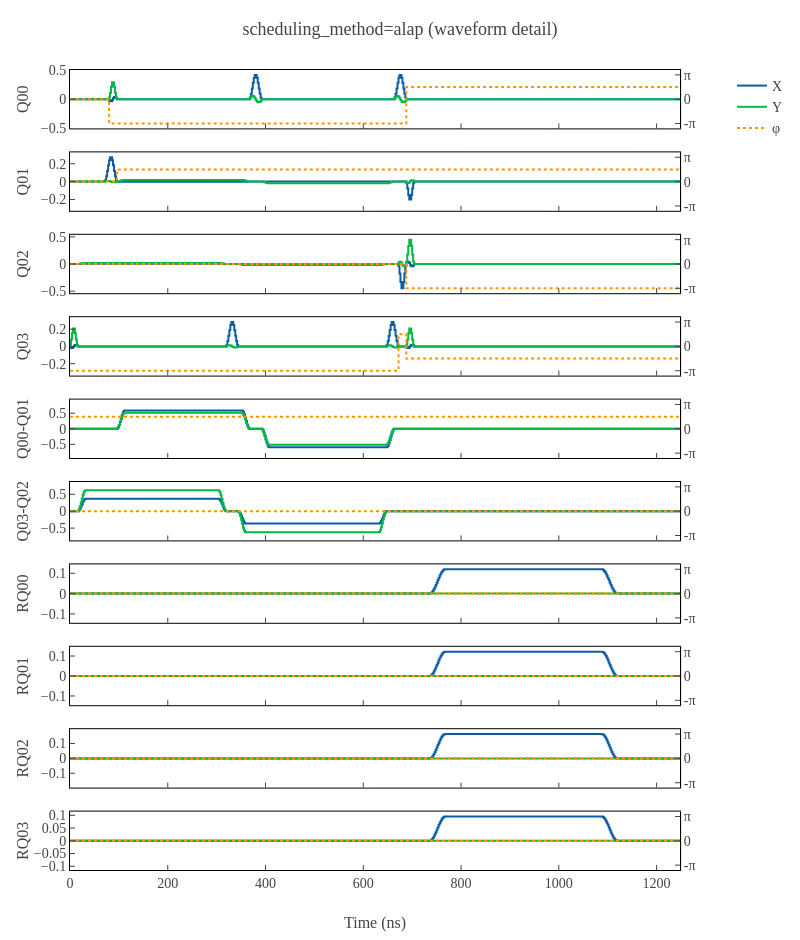

The code cell stored with this chart in its notebook:
### Markdown cell above
### Waveform detail via Qubex

For the actual waveform envelopes (X/Y components and frame phase per
channel), call Qubex's own plot on the schedule — no provider API needed:

### Code cell
schedule_alap.plot(title="scheduling_method=alap (waveform detail)")

### Figure 1 — Plotly figure (JSON) as saved in the notebook; plotly's stock layout.template omitted (floating-point values rounded to 4 significant figures; data arrays with more than 128 entries replaced by an {"elided": "..."} marker saying what was removed)
{"data": [{"line": {"color": "#0C5DA5", "shape": "hv"}, "mode": "lines", "name": "X", "showlegend": true, "type": "scatter", "x": {"elided": "625 float values"}, "xaxis": "x", "y": {"elided": "625 float values"}, "yaxis": "y"}, {"line": {"color": "#00B945", "shape": "hv"}, "mode": "lines", "name": "Y", "showlegend": true, "type": "scatter", "x": {"elided": "625 float values"}, "xaxis": "x", "y": {"elided": "625 float values"}, "yaxis": "y"}, {"line": {"color": "#FF9500", "dash": "dot", "shape": "hv"}, "mode": "lines", "name": "φ", "showlegend": true, "type": "scatter", "x": {"elided": "625 float values"}, "xaxis": "x", "y": {"elided": "625 float values"}, "yaxis": "y2"}, {"line": {"color": "#0C5DA5", "shape": "hv"}, "mode": "lines", "name": "X", "showlegend": false, "type": "scatter", "x": {"elided": "625 float values"}, "xaxis": "x2", "y": {"elided": "625 float values"}, "yaxis": "y3"}, {"line": {"color": "#00B945", "shape": "hv"}, "mode": "lines", "name": "Y", "showlegend": false, "type": "scatter", "x": {"elided": "625 float values"}, "xaxis": "x2", "y": {"elided": "625 float values"}, "yaxis": "y3"}, {"line": {"color": "#FF9500", "dash": "dot", "shape": "hv"}, "mode": "lines", "name": "φ", "showlegend": false, "type": "scatter", "x": {"elided": "625 float values"}, "xaxis": "x2", "y": {"elided": "625 float values"}, "yaxis": "y4"}, {"line": {"color": "#0C5DA5", "shape": "hv"}, "mode": "lines", "name": "X", "showlegend": false, "type": "scatter", "x": {"elided": "625 float values"}, "xaxis": "x3", "y": {"elided": "625 float values"}, "yaxis": "y5"}, {"line": {"color": "#00B945", "shape": "hv"}, "mode": "lines", "name": "Y", "showlegend": false, "type": "scatter", "x": {"elided": "625 float values"}, "xaxis": "x3", "y": {"elided": "625 float values"}, "yaxis": "y5"}, {"line": {"color": "#FF9500", "dash": "dot", "shape": "hv"}, "mode": "lines", "name": "φ", "showlegend": false, "type": "scatter", "x": {"elided": "625 float values"}, "xaxis": "x3", "y": {"elided": "625 float values"}, "yaxis": "y6"}, {"line": {"color": "#0C5DA5", "shape": "hv"}, "mode": "lines", "name": "X", "showlegend": false, "type": "scatter", "x": {"elided": "625 float values"}, "xaxis": "x4", "y": {"elided": "625 float values"}, "yaxis": "y7"}, {"line": {"color": "#00B945", "shape": "hv"}, "mode": "lines", "name": "Y", "showlegend": false, "type": "scatter", "x": {"elided": "625 float values"}, "xaxis": "x4", "y": {"elided": "625 float values"}, "yaxis": "y7"}, {"line": {"color": "#FF9500", "dash": "dot", "shape": "hv"}, "mode": "lines", "name": "φ", "showlegend": false, "type": "scatter", "x": {"elided": "625 float values"}, "xaxis": "x4", "y": {"elided": "625 float values"}, "yaxis": "y8"}, {"line": {"color": "#0C5DA5", "shape": "hv"}, "mode": "lines", "name": "X", "showlegend": false, "type": "scatter", "x": {"elided": "625 float values"}, "xaxis": "x5", "y": {"elided": "625 float values"}, "yaxis": "y9"}, {"line": {"color": "#00B945", "shape": "hv"}, "mode": "lines", "name": "Y", "showlegend": false, "type": "scatter", "x": {"elided": "625 float values"}, "xaxis": "x5", "y": {"elided": "625 float values"}, "yaxis": "y9"}, {"line": {"color": "#FF9500", "dash": "dot", "shape": "hv"}, "mode": "lines", "name": "φ", "showlegend": false, "type": "scatter", "x": {"elided": "625 float values"}, "xaxis": "x5", "y": {"elided": "625 float values"}, "yaxis": "y10"}, {"line": {"color": "#0C5DA5", "shape": "hv"}, "mode": "lines", "name": "X", "showlegend": false, "type": "scatter", "x": {"elided": "625 float values"}, "xaxis": "x6", "y": {"elided": "625 float values"}, "yaxis": "y11"}, {"line": {"color": "#00B945", "shape": "hv"}, "mode": "lines", "name": "Y", "showlegend": false, "type": "scatter", "x": {"elided": "625 float values"}, "xaxis": "x6", "y": {"elided": "625 float values"}, "yaxis": "y11"}, {"line": {"color": "#FF9500", "dash": "dot", "shape": "hv"}, "mode": "lines", "name": "φ", "showlegend": false, "type": "scatter", "x": {"elided": "625 float values"}, "xaxis": "x6", "y": {"elided": "625 float values"}, "yaxis": "y12"}, {"line": {"color": "#0C5DA5", "shape": "hv"}, "mode": "lines", "name": "X", "showlegend": false, "type": "scatter", "x": {"elided": "625 float values"}, "xaxis": "x7", "y": {"elided": "625 float values"}, "yaxis": "y13"}, {"line": {"color": "#00B945", "shape": "hv"}, "mode": "lines", "name": "Y", "showlegend": false, "type": "scatter", "x": {"elided": "625 float values"}, "xaxis": "x7", "y": {"elided": "625 float values"}, "yaxis": "y13"}, {"line": {"color": "#FF9500", "dash": "dot", "shape": "hv"}, "mode": "lines", "name": "φ", "showlegend": false, "type": "scatter", "x": {"elided": "625 float values"}, "xaxis": "x7", "y": {"elided": "625 float values"}, "yaxis": "y14"}, {"line": {"color": "#0C5DA5", "shape": "hv"}, "mode": "lines", "name": "X", "showlegend": false, "type": "scatter", "x": {"elided": "625 float values"}, "xaxis": "x8", "y": {"elided": "625 float values"}, "yaxis": "y15"}, {"line": {"color": "#00B945", "shape": "hv"}, "mode": "lines", "name": "Y", "showlegend": false, "type": "scatter", "x": {"elided": "625 float values"}, "xaxis": "x8", "y": {"elided": "625 float values"}, "yaxis": "y15"}, {"line": {"color": "#FF9500", "dash": "dot", "shape": "hv"}, "mode": "lines", "name": "φ", "showlegend": false, "type": "scatter", "x": {"elided": "625 float values"}, "xaxis": "x8", "y": {"elided": "625 float values"}, "yaxis": "y16"}, {"line": {"color": "#0C5DA5", "shape": "hv"}, "mode": "lines", "name": "X", "showlegend": false, "type": "scatter", "x": {"elided": "625 float values"}, "xaxis": "x9", "y": {"elided": "625 float values"}, "yaxis": "y17"}, {"line": {"color": "#00B945", "shape": "hv"}, "mode": "lines", "name": "Y", "showlegend": false, "type": "scatter", "x": {"elided": "625 float values"}, "xaxis": "x9", "y": {"elided": "625 float values"}, "yaxis": "y17"}, {"line": {"color": "#FF9500", "dash": "dot", "shape": "hv"}, "mode": "lines", "name": "φ", "showlegend": false, "type": "scatter", "x": {"elided": "625 float values"}, "xaxis": "x9", "y": {"elided": "625 float values"}, "yaxis": "y18"}, {"line": {"color": "#0C5DA5", "shape": "hv"}, "mode": "lines", "name": "X", "showlegend": false, "type": "scatter", "x": {"elided": "625 float values"}, "xaxis": "x10", "y": {"elided": "625 float values"}, "yaxis": "y19"}, {"line": {"color": "#00B945", "shape": "hv"}, "mode": "lines", "name": "Y", "showlegend": false, "type": "scatter", "x": {"elided": "625 float values"}, "xaxis": "x10", "y": {"elided": "625 float values"}, "yaxis": "y19"}, {"line": {"color": "#FF9500", "dash": "dot", "shape": "hv"}, "mode": "lines", "name": "φ", "showlegend": false, "type": "scatter", "x": {"elided": "625 float values"}, "xaxis": "x10", "y": {"elided": "625 float values"}, "yaxis": "y20"}], "layout": {"height": 940, "title": {"text": "scheduling_method=alap (waveform detail)"}, "width": 800, "xaxis": {"anchor": "y", "domain": [0.0, 0.94], "matches": "x10", "showticklabels": false}, "xaxis10": {"anchor": "y19", "domain": [0.0, 0.94], "title": {"text": "Time (ns)"}}, "xaxis2": {"anchor": "y3", "domain": [0.0, 0.94], "matches": "x10", "showticklabels": false}, "xaxis3": {"anchor": "y5", "domain": [0.0, 0.94], "matches": "x10", "showticklabels": false}, "xaxis4": {"anchor": "y7", "domain": [0.0, 0.94], "matches": "x10", "showticklabels": false}, "xaxis5": {"anchor": "y9", "domain": [0.0, 0.94], "matches": "x10", "showticklabels": false}, "xaxis6": {"anchor": "y11", "domain": [0.0, 0.94], "matches": "x10", "showticklabels": false}, "xaxis7": {"anchor": "y13", "domain": [0.0, 0.94], "matches": "x10", "showticklabels": false}, "xaxis8": {"anchor": "y15", "domain": [0.0, 0.94], "matches": "x10", "showticklabels": false}, "xaxis9": {"anchor": "y17", "domain": [0.0, 0.94], "matches": "x10", "showticklabels": false}, "yaxis": {"anchor": "x", "domain": [0.927, 1.0], "range": [-0.5048, 0.5048], "title": {"text": "Q00"}}, "yaxis10": {"anchor": "x5", "overlaying": "y9", "range": [-3.77, 3.77], "side": "right", "ticktext": ["-π", "0", "π"], "tickvals": [-3.142, 0, 3.142]}, "yaxis11": {"anchor": "x6", "domain": [0.412, 0.485], "range": [-0.8629, 0.8629], "title": {"text": "Q03-Q02"}}, "yaxis12": {"anchor": "x6", "overlaying": "y11", "range": [-3.77, 3.77], "side": "right", "ticktext": ["-π", "0", "π"], "tickvals": [-3.142, 0, 3.142]}, "yaxis13": {"anchor": "x7", "domain": [0.309, 0.382], "range": [-0.1438, 0.1438], "title": {"text": "RQ00"}}, "yaxis14": {"anchor": "x7", "overlaying": "y13", "range": [-3.77, 3.77], "side": "right", "ticktext": ["-π", "0", "π"], "tickvals": [-3.142, 0, 3.142]}, "yaxis15": {"anchor": "x8", "domain": [0.206, 0.279], "range": [-0.1463, 0.1463], "title": {"text": "RQ01"}}, "yaxis16": {"anchor": "x8", "overlaying": "y15", "range": [-3.77, 3.77], "side": "right", "ticktext": ["-π", "0", "π"], "tickvals": [-3.142, 0, 3.142]}, "yaxis17": {"anchor": "x9", "domain": [0.103, 0.176], "range": [-0.1965, 0.1965], "title": {"text": "RQ02"}}, "yaxis18": {"anchor": "x9", "overlaying": "y17", "range": [-3.77, 3.77], "side": "right", "ticktext": ["-π", "0", "π"], "tickvals": [-3.142, 0, 3.142]}, "yaxis19": {"anchor": "x10", "domain": [0.0, 0.073], "range": [-0.1145, 0.1145], "title": {"text": "RQ03"}}, "yaxis2": {"anchor": "x", "overlaying": "y", "range": [-3.77, 3.77], "side": "right", "ticktext": ["-π", "0", "π"], "tickvals": [-3.142, 0, 3.142]}, "yaxis20": {"anchor": "x10", "overlaying": "y19", "range": [-3.77, 3.77], "side": "right", "ticktext": ["-π", "0", "π"], "tickvals": [-3.142, 0, 3.142]}, "yaxis3": {"anchor": "x2", "domain": [0.824, 0.897], "range": [-0.3268, 0.3268], "title": {"text": "Q01"}}, "yaxis4": {"anchor": "x2", "overlaying": "y3", "range": [-3.77, 3.77], "side": "right", "ticktext": ["-π", "0", "π"], "tickvals": [-3.142, 0, 3.142]}, "yaxis5": {"anchor": "x3", "domain": [0.721, 0.794], "range": [-0.5372, 0.5372], "title": {"text": "Q02"}}, "yaxis6": {"anchor": "x3", "overlaying": "y5", "range": [-3.77, 3.77], "side": "right", "ticktext": ["-π", "0", "π"], "tickvals": [-3.142, 0, 3.142]}, "yaxis7": {"anchor": "x4", "domain": [0.618, 0.691], "range": [-0.3375, 0.3375], "title": {"text": "Q03"}}, "yaxis8": {"anchor": "x4", "overlaying": "y7", "range": [-3.77, 3.77], "side": "right", "ticktext": ["-π", "0", "π"], "tickvals": [-3.142, 0, 3.142]}, "yaxis9": {"anchor": "x5", "domain": [0.515, 0.588], "range": [-0.9374, 0.9374], "title": {"text": "Q00-Q01"}}}}
